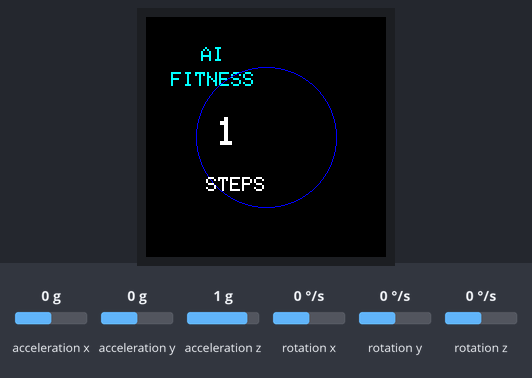
This sketch was run on a simulated ESP32. Shown: 240×240 colour display. The inputs (shaded band) are chosen by the test bench; at power-on: acceleration x 0 g, acceleration y 0 g, acceleration z 1 g, rotation x 0 °/s, rotation y 0 °/s, rotation z 0 °/s. What the sketch prints to the serial monitor is not drawn.

Above: at 3.4 s.
3.5 s: acceleration x set to -1.4 g
At 4.5 s:
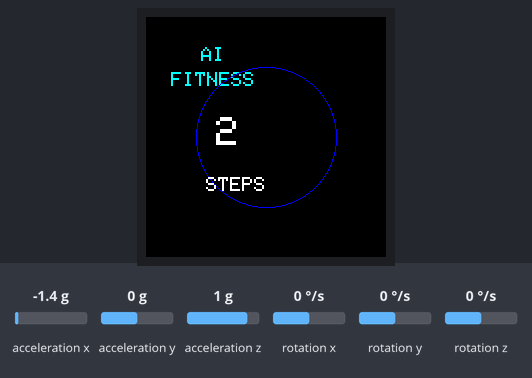
5.0 s: acceleration y set to -1.4 g
At 5.7 s:
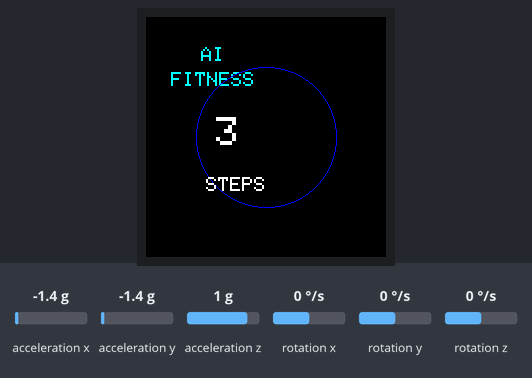
6.5 s: acceleration z set to -1.4 g
At 6.9 s:
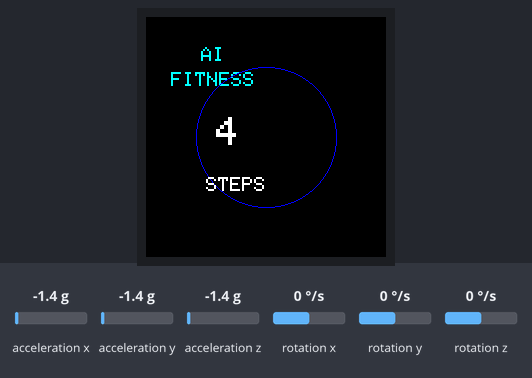
8.0 s: acceleration x set to -0.8 g
At 9.2 s:
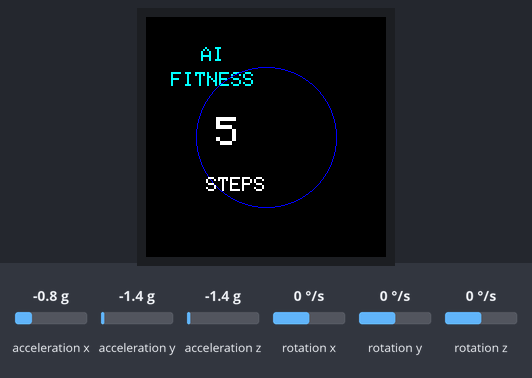
9.5 s: acceleration y set to -0.8 g
At 10.5 s:
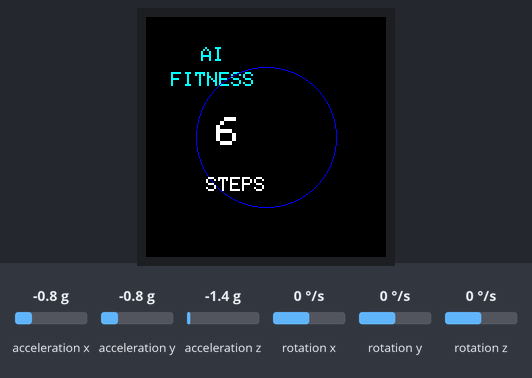
Timing chart, 0 to 12.0 s (numbered marks = the images above; inputs shaded):
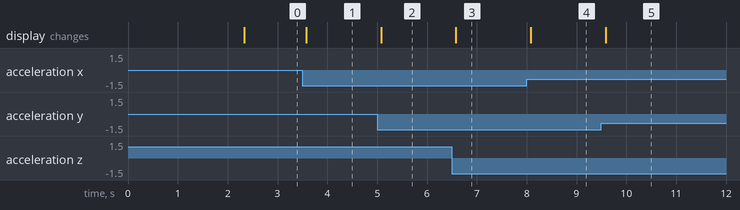

Measured:
- after the input at 3.5 s, the display: changes after 0.08 s (image 1)
- after the input at 5.0 s, the display: changes after 0.08 s (image 2)
- after the input at 6.5 s, the display: changes after 0.08 s (image 3)
- after the input at 8.0 s, the display: changes after 0.08 s (image 4)
- after the input at 9.5 s, the display: changes after 0.08 s (image 5)

The sketch:

code.ino
```cpp
#include <Wire.h>
#include <MPU6050.h>

#include <SPI.h>
#include <Adafruit_GFX.h>
#include <Adafruit_GC9A01A.h>

// TFT Pins
#define TFT_CS    5
#define TFT_DC    2
#define TFT_RST   4
#define TFT_MOSI  23
#define TFT_SCLK  18

Adafruit_GC9A01A display(
  TFT_CS,
  TFT_DC,
  TFT_MOSI,
  TFT_SCLK,
  TFT_RST
);

// MPU6050
MPU6050 mpu;

// Step Counter
long stepCount = 0;

float lastMagnitude = 0;

unsigned long lastStepTime = 0;

const float STEP_THRESHOLD = 2500.0;
const unsigned long STEP_DELAY = 300;

void drawScreen()
{
  display.fillScreen(GC9A01A_BLACK);

  display.setTextColor(GC9A01A_CYAN);

  display.setTextSize(2);
  display.setCursor(55, 30);
  display.print("AI");

  display.setCursor(25, 55);
  display.print("FITNESS");

  display.drawCircle(
    120,
    120,
    70,
    GC9A01A_BLUE
  );

  display.setTextColor(GC9A01A_WHITE);

  display.setTextSize(4);

  display.setCursor(70, 100);
  display.print(stepCount);

  display.setTextSize(2);

  display.setCursor(60, 160);
  display.print("STEPS");
}

void setup()
{
  Serial.begin(115200);

  // MPU6050
  Wire.begin(21,22);

  mpu.initialize();

  // TFT
  display.begin();

  display.setRotation(0);

  display.fillScreen(GC9A01A_BLACK);

  display.setTextColor(GC9A01A_GREEN);

  display.setTextSize(2);

  display.setCursor(35,110);
  display.print("START");

  delay(2000);

  drawScreen();
}

void loop()
{
  int16_t ax, ay, az;
  int16_t gx, gy, gz;

  mpu.getMotion6(
    &ax,
    &ay,
    &az,
    &gx,
    &gy,
    &gz
  );

  float magnitude =
    sqrt(
      (float)ax * ax +
      (float)ay * ay +
      (float)az * az
    );

  float change =
    fabs(
      magnitude -
      lastMagnitude
    );

  if(change > STEP_THRESHOLD)
  {
    if(
      millis() -
      lastStepTime >
      STEP_DELAY
    )
    {
      stepCount++;

      lastStepTime = millis();

      Serial.print("Steps: ");
      Serial.println(stepCount);

      drawScreen();
    }
  }

  lastMagnitude = magnitude;

  delay(20);
}
```
